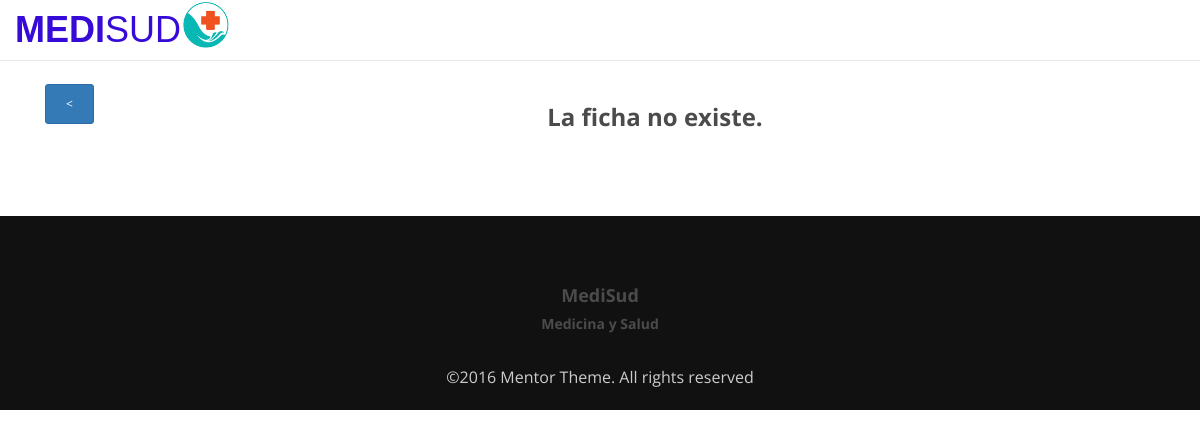
Before: /fichaIndex.php?tag=C06DC3A with the older database file.
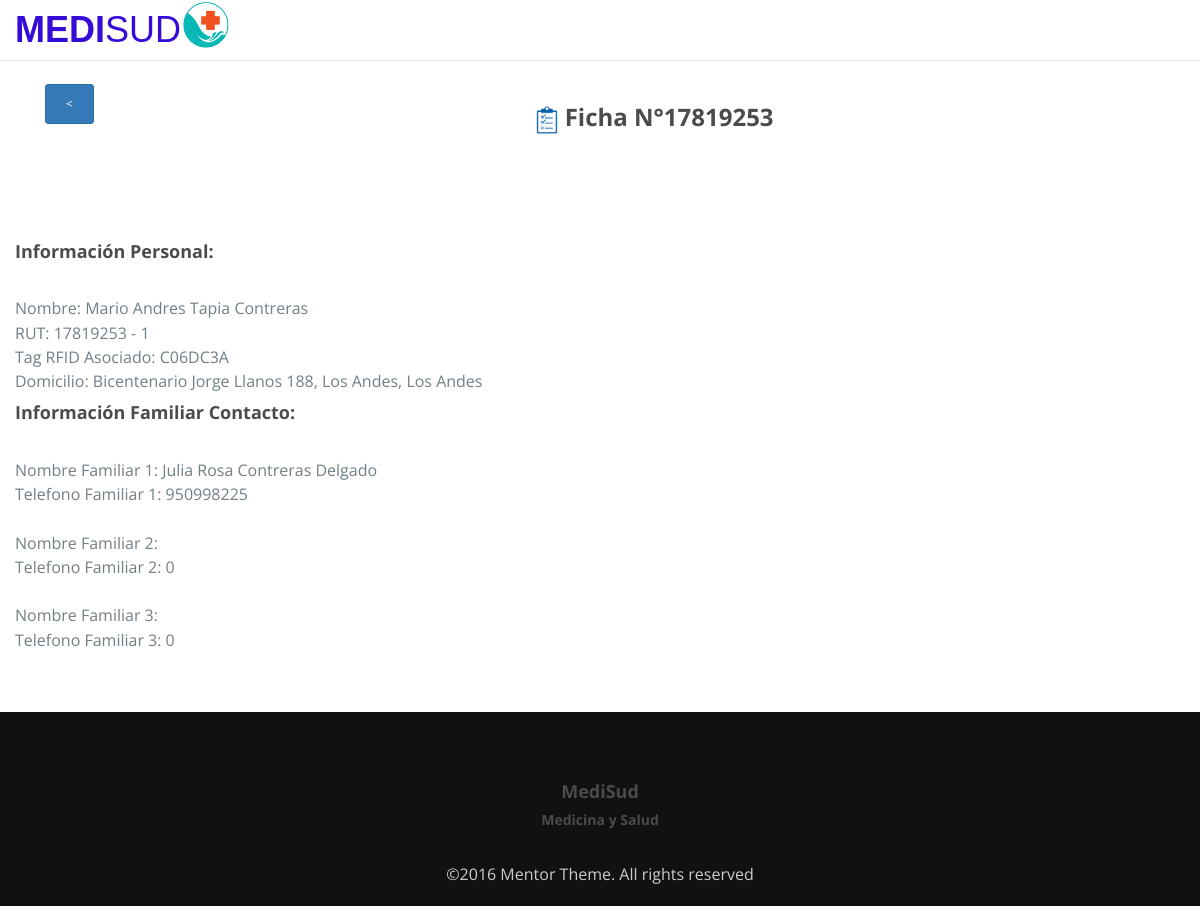
After: the same page with the newer database file.
### tables this page shows
CREATE TABLE `paciente` (
  `Rut` int(8) NOT NULL,
  `Dv` varchar(1) NOT NULL,
  `Nombre` varchar(80) NOT NULL,
  `FechaNac` varchar(10) NOT NULL,
  `Sexo` char(1) NOT NULL,
  `Domicilio` varchar(80) NOT NULL,
  `Comuna` varchar(30) NOT NULL,
  `Localidad` varchar(20) NOT NULL,
  `Fono` int(9) NOT NULL,
  `Prevision` varchar(15) NOT NULL,
  `Altura` decimal(3,2) NOT NULL,
  `Peso` decimal(5,2) NOT NULL,
  `TipoSangre` char(2) NOT NULL,
  `FactorRH` char(8) NOT NULL,
  `alergias` varchar(100) NOT NULL,
  `NombreFamiliar` varchar(80) NOT NULL,
  `TelefonoFamiliar` int(9) NOT NULL,
  `NombreFamiliar2` varchar(80) NOT NULL,
  `TelefonoFamiliar2` int(9) NOT NULL,
  `NombreFamiliar3` varchar(80) NOT NULL,
  `TelefonoFamiliar3` int(9) NOT NULL,
  `CodRFID` varchar(16) NOT NULL
);

### fichaIndex.php (the view, shortened to what this page needs)
<!DOCTYPE html>
<html lang="en">
  <head>
    <link rel="stylesheet" type="text/css" href="css/font-awesome.min.css">
    <link rel="stylesheet" type="text/css" href="css/bootstrap.min.css">
    <link rel="stylesheet" type="text/css" href="css/imagehover.min.css">
    <link rel="stylesheet" type="text/css" href="css/style.css">
    <link rel="stylesheet" type="text/css" href="css/tabla.css">
  </head>
  <body>
    <nav class="navbar navbar-default navbar-fixed-top">
      <div class="container">
        <div class="navbar-header">
            <a class="navbar-brand" href="index.php">MEDI<span>SUD</span></a><img src="img/logo2.png" width="50" />
        </div>
        <div class="collapse navbar-collapse" id="myNavbar">
        </div>
      </div>
    </nav>
    <section id ="feature" class="section-padding">
        <div class="container">
            <br>
            <div class="col-md-1">
                <a href="lectorIndex.php"><button type="submit" class="btn btn-primary btn-xs"> < </button></a>
            </div>
            <div class="row">
                <?php
                    $tag=$_GET['tag'];
                    require 'conexion.php';
                    $sql="SELECT *FROM paciente WHERE CodRFID='$tag'";
                    $result=$conn->query($sql);
                    if($result->num_rows>0){
                        while($row=$result->fetch_assoc()){
                            echo '<div class="header-section text-center">
                                    <h2><img src="img/control.png" width="22"> Ficha N°'. $row['Rut'].'</h2>
                                </div>
                                <div class="feature-info">
                                    <br><br>';
                                   echo'<br><div class="row">
                                      <div class="col-md-7 col-sm-7 col-xs-7 left">
                                            <h4>Información Personal:</h4><br>
                                            Nombre: '.$row['Nombre'].'<br>
                                            RUT: '.$row['Rut'].' - '.$row['Dv'].'<br>
                                            Tag RFID Asociado: '.$row['CodRFID'].'<br>
                                            Domicilio: '.$row['Domicilio'].', '.$row['Comuna']. ', '.$row['Localidad'].'<br>
                                      </div>
                                  </div>
                                    <h4>Información Familiar Contacto: </h4><br>
                                        Nombre Familiar 1: '.$row['NombreFamiliar'].'<br>
                                        Telefono Familiar 1: '. $row['TelefonoFamiliar'].'<br><br>
                                        Nombre Familiar 2: '.$row['NombreFamiliar2'].'<br>
                                        Telefono Familiar 2: '. $row['TelefonoFamiliar2'].'<br><br>
                                        Nombre Familiar 3: '.$row['NombreFamiliar3'].'<br>
                                        Telefono Familiar 3: '. $row['TelefonoFamiliar3'].'<br>';
                            }
                        }else{
                            echo '<div style="text-align:center" ><h2>La ficha no existe.</h2></div>';
                        }
                    ?>
            </div>
        </div>
    </section>
    <footer id="footer" class="footer">
      <div class="container text-center">
      <h4>MediSud</h4>
      <h5>Medicina y Salud</h5>
      <br>©2016 Mentor Theme. All rights reserved
      </div>
    </footer>
  </body>
</html>

### css/style.css (style rules this page uses)
body { font-size: 15px; line-height: 1.52; color: #717f86; font-size: 16px; font-family: 'Open Sans', sans-serif; font-weight: 400; }
.section-padding { padding: 60px 0px; }
h1, h2, h3, h4, h5, h6 { font-family: Open Sans, sans-serif; font-weight: 700; color: #4B4B4C; }
a { color: #360bd8; }
.navbar-default .navbar-brand { color: #360bd8; }
.navbar-default { background-color: #ffffff; }
.navbar-default .navbar-brand { font-family: 'Dosis', sans-serif !important; font-weight: 700; text-transform: uppercase; padding: 0px; height: inherit; font-size: 36px; margin: 20px 0px; }
.navbar-default .navbar-brand span { font-weight: 100 !important; }
.navbar { margin-bottom: 0px; }
h2 { font-size: 24px; padding-bottom: 15px; }
.footer { padding: 60px 0 20px; background: #111; color: #ccc; }
.btn { padding: 10px 20px; }

Changed rows visible on the page:
now on this page (row edited): paciente: Rut "17819253", Nombre "Mario Andres Tapia Contreras", Dv "1", CodRFID "C06DC3A", Domicilio "Bicentenario Jorge Llanos 188", Comuna "Los Andes", Localidad "Los Andes", NombreFamiliar "Julia Rosa Contreras Delgado", TelefonoFamiliar "950998225", TelefonoFamiliar2 "0", TelefonoFamiliar3 "0"
Other visible differences:
text no longer shown: "La ficha no existe."
